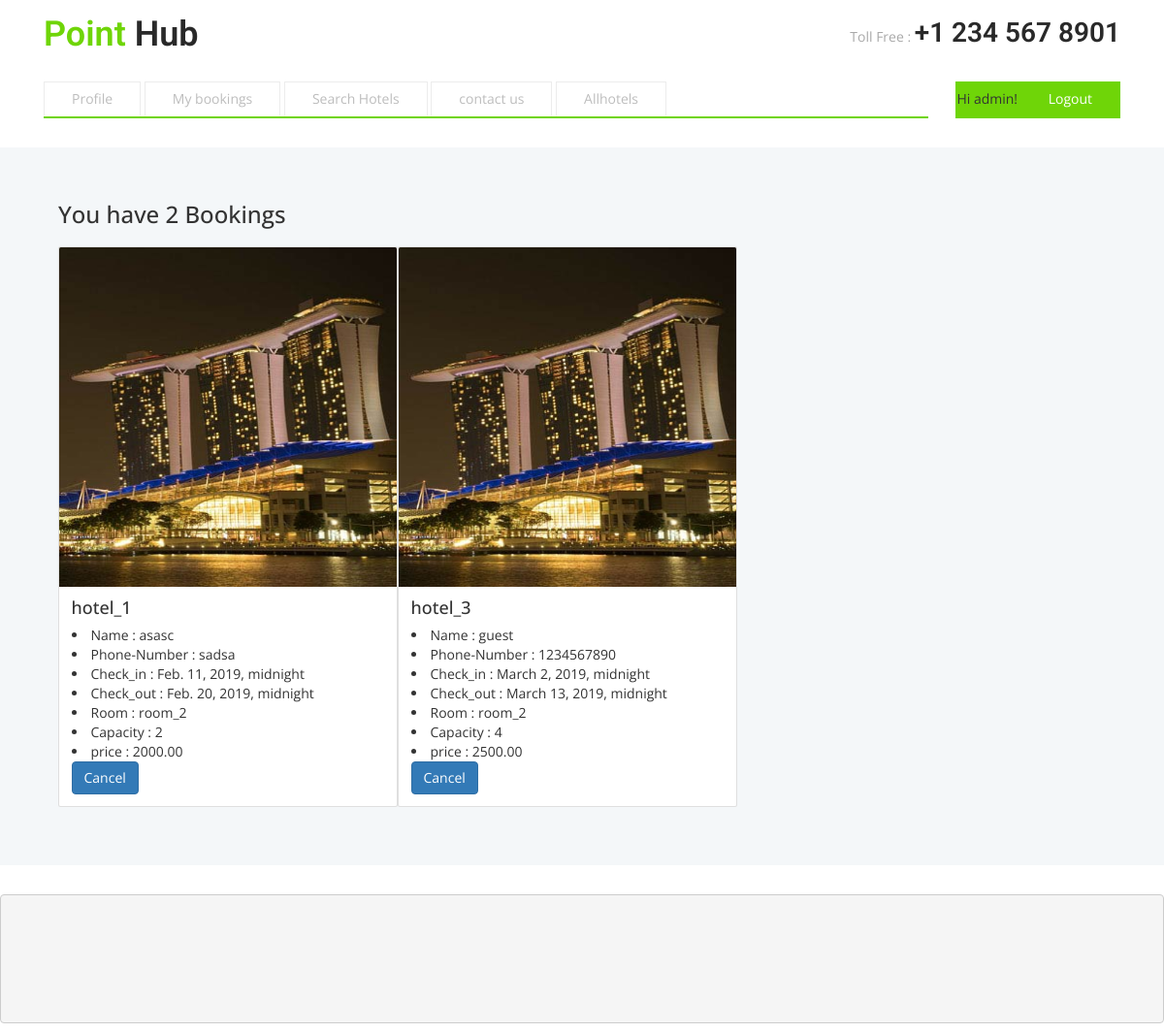
/bookings/ (signed in), run on an earlier commit of the app's database.
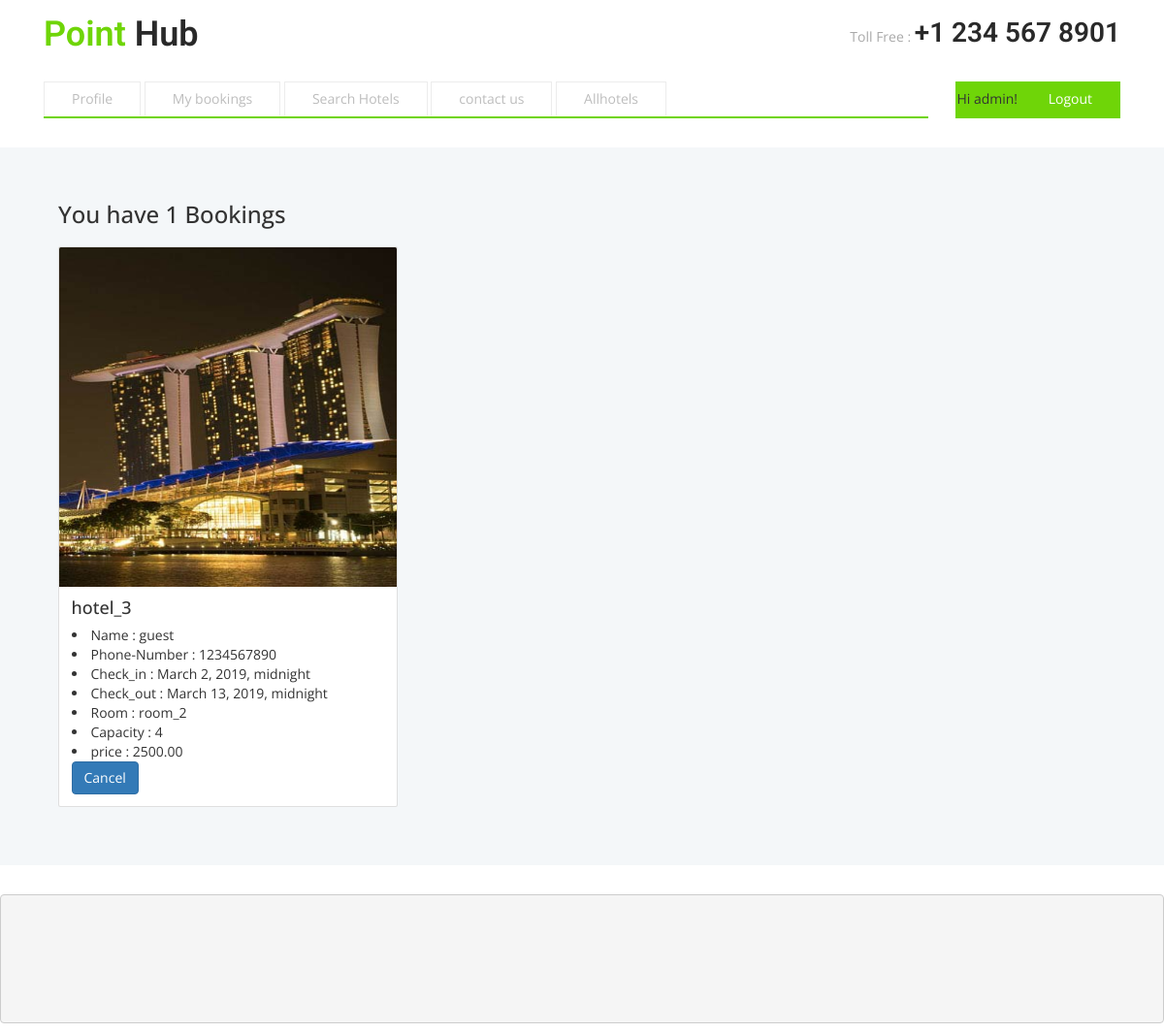
And on a later commit of the database.
### website/models.py (models this page shows, shortened)
class Booking(models.Model):
   added =  models.DateTimeField(auto_now_add=True)
   check_in =  models.DateTimeField(auto_now_add=False)
   check_out =  models.DateTimeField(auto_now_add=False)
   price = models.DecimalField(max_digits=15 ,decimal_places=2, default=0.00)
   room = models.ForeignKey(Room, on_delete=models.CASCADE)
   name =  models.CharField(max_length=50)
   phone_number = models.CharField(max_length = 255)
   user = models.ForeignKey(User,on_delete = models.CASCADE,default = 1,unique = False)
   def __str__(self):
      return ' Booking ' + str(self.id)

class Room(models.Model):
   hotels = models.ForeignKey(Hotels, on_delete=models.CASCADE)
   name = models.CharField(max_length=255)
   capacity = models.PositiveIntegerField(default=0)
   price = models.DecimalField(max_digits=15 ,decimal_places=2, default=Decimal(0.00))
   class Meta:
      ordering = ['price']

class Hotels(models.Model):
   name = models.CharField(max_length = 255)
   location = models.CharField(max_length = 255)
   logo = models.ImageField(upload_to = "logo-pics/",blank = True)
   def __str__(self):
      return self.name

### website/views.py (the view)
# urls.py: url('bookings/',views.booking, name = "booking"),
def booking(request):
   obs = Booking.objects.filter(user = request.user)
   print(list(obs))
   return render(request,'catalog/booking.html',{'Booking' : list(obs),'User': request.user} )

### website/templates/catalog/Booking.html (shortened to what this page needs)
{% extends 'catalog/base.html' %}{% load static %}{% block content%}
<div class = "container content">
{% if Booking %}
<h3> You have {{Booking|length}} Bookings</h3><br>
<div class="container">
    <div class = "row" style = " float :left">
				{% for instances in Booking %}
					{% if User == instances.user %}
            <div class="card" style="width:350px" >
                <img class="card-img-top" src="{{instances.room.hotels.logo.url}}" alt="Card image" height =350px width = 320px>
            <div class="card-body">
                <h4 class="card-title">{{instances.room.hotels}}</h4>
                <p class="card-text">
									<li>Name :         {{instances.name}}</li>
									<li>Phone-Number : {{instances.phone_number}}</li>
									<li>Check_in :     {{instances.check_in}}</li>
									<li>Check_out :    {{instances.check_out}}</li>
									<li>Room :         {{instances.room.name}}</li>
									<li>Capacity :     {{instances.room.capacity}}</li>
									<li>price :        {{instances.price}}</li>
								</p>
				<a href={% url 'cancelbooking' instances.id %} class="btn btn-primary">Cancel</a>
            </div>
            </div>
					{% endif %}
        {% endfor %}
	{% else %}
	<h3> Currently you have no BOOKINGS!</h3>
	<br>
		{% endif %}
    </div>
</div>
		</div>
{% endblock %}

### website/templates/catalog/base.html (shortened to what this page needs)
{% load staticfiles %}
<!DOCTYPE html>
<html>
<head>
<link rel="stylesheet" href="https://maxcdn.bootstrapcdn.com/bootstrap/4.0.0/css/bootstrap.min.css">
<link href="{%static 'catalog/css/bootstrap.css' %}" type="text/css" rel="stylesheet" media="all">
<link href="{%static 'catalog/css/style.css' %}" type="text/css" rel="stylesheet" media="all">
<link rel="stylesheet" href="{%static 'catalog/css/flexslider.css' %}" type="text/css" media="screen" />
<link type="text/css" rel="stylesheet" href="{%static 'catalog/css/JFFormStyle-1.css' %}" />
</head
<body>
	<div class="header">
		<div class="container">
			<div class="header-grids">
				<div class="logo">
					<h1><a  href="/index/"><span>Point</span> Hub</a></h1>
				</div>
				<div class="header-dropdown">
					<div class="emergency-grid">
						<ul>
							<li>Toll Free : </li>
							<li class="call">+1 234 567 8901</li>
						</ul>
					</div>
					<div class="clearfix"> </div>
				</div>
				<div class="clearfix"> </div>
			</div>
			<div class="nav-top">
				<div class="top-nav">
					<ul class="nav1">
						{% if user.is_authenticated %}
						<li> <a href="/profile/">Profile</a></li>
						<li> <a href = "/bookings/">My bookings</a></li>
						<li><a href="/searchhotel/">Search Hotels</a></li>
						<li> <A href = "/contact/">contact us</a></li>
						<li> <a href = "/allhotels/">Allhotels</a></li>
						{% else %}
						<li><a href="/signup/">Sign UP</a></li>
						{% endif %}
					</ul>
				</div>
<div class="dropdown-grids">
						<div id="loginContainer">{% if user.is_authenticated %}
                                Hi {{ user.username }}!
                                <a href="/logout/"><span>Logout</span></a></p>
                              {% else %}
                                <a href="/login/"><span>Login</span></a>
                              {% endif %}
						</div>
				</div>
				<div class="clearfix"> </div>
			</div>
		</div>
	</div>
	<div class="banner-bottom">
		<div class="container">
                {% block content %}
                {% endblock %}
		</div>
	</div>
<pre>
</pre>
</body>
</html>

### website/static/catalog/css/style.css (style rules this page uses)
body a { transition: 0.5s all ease; -webkit-transition: 0.5s all ease; -moz-transition: 0.5s all ease; -o-transition: 0.5s all ease; -ms-transition: 0.5s all ease; text-decoration:none; }
.container { margin-bottom: 30px; }
h1,h2,h3,h4,h5,h6 { margin:0; }
p { margin:0; }
ul,label { margin:0; padding:0; }
.header { padding: 1em 0 0 0; position: relative; }
.logo { float: left; }
.logo h1 { margin:0; }
.logo h1 a { color: #292929; padding: 0.2em 0; font-family: 'Roboto', sans-serif; font-weight: 600; font-size: 1em; }
.logo h1 a span { color:#6fd508; }
.nav-top { margin: 2em 0 0 0; }
.top-nav { margin: 0 auto 0 0; width: 82.2%; float:left; }
.top-nav ul { padding: 0; margin: 0; border-bottom: solid 2px #6fd508; }
.top-nav ul li { display: inline-block; text-decoration: none; }
.top-nav ul li a { display: block; padding: .5em 2em; color: #BDBDBD; border: solid 1px #ECECEC; border-bottom: solid 1px #FFF; }
.header-dropdown { float: right; width: 38%; }
.dropdown-grids { float: right; border-bottom: solid 2px #6fd508; }
#loginContainer { position: relative; padding: 0.5em 0em; border: solid 1px #6fd508; background: #6fd508; }
#loginContainer a span { padding: .5em 2em; color: #FFF; }
.emergency-grid { float: right; }
.emergency-grid ul { padding:0; margin:0; }
.emergency-grid ul li { display: inline-block; color: #A9A9A9; margin: 0; font-size: 1em; }
.emergency-grid ul li.call { color: #292929; font-family: 'Roboto', sans-serif; font-weight: 600; font-size: 2em; }
.banner-bottom { padding: 4em 0 0 0; background: #f4f7f9; }

What changed in the data, as far as the page shows it:
removed Booking: room.hotels.logo (picture), room.hotels "hotel_1", name "asasc", phone_number "sadsa", check_in "Feb. 11, 2019, midnight", check_out "Feb. 20, 2019, midnight", room.name "room_2", room.capacity "2", price "2000.00"
Also different on the page:
{{ Booking|length }}: "2" → "1"
